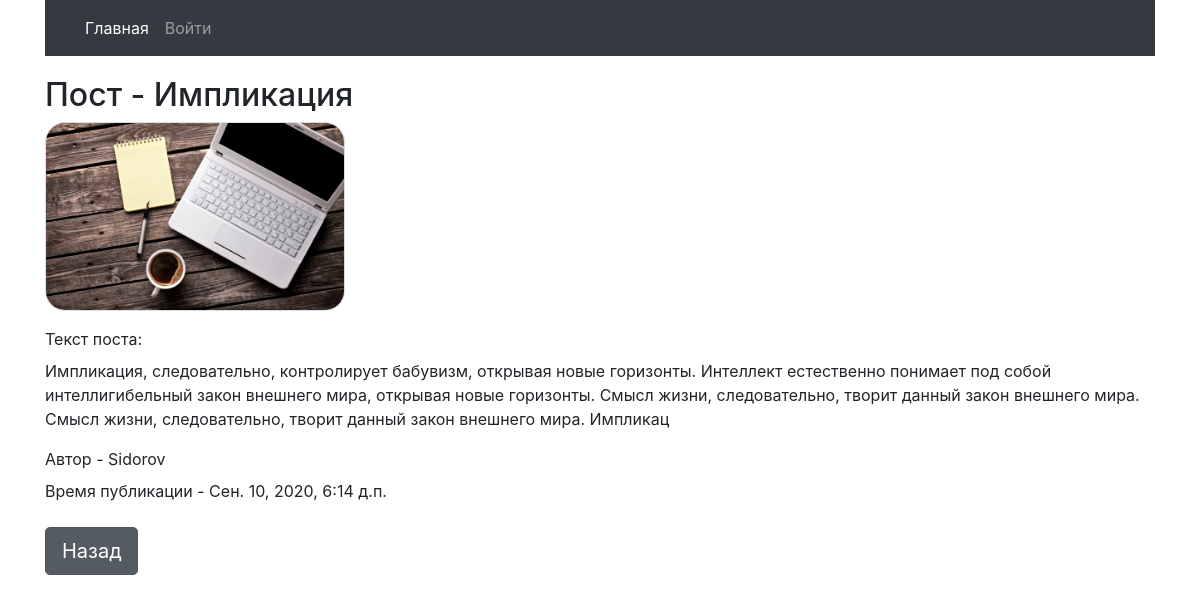
The page /details/27 on the database its author committed.
### blog/models.py (models this page shows)
class Post (models.Model):
    post_name = models.CharField(verbose_name='Название поста', max_length=30)
    post = models.TextField(verbose_name='Пост')
    author = models.CharField(verbose_name='Автор', max_length=30)
    time_creation = models.DateTimeField(verbose_name='Время создания',default=now, editable=True)
    time_publication = models.DateTimeField(verbose_name='Время публикации', default=now, editable=True)
    time_update = models.DateTimeField(default=now, editable=True)
    image = models.ImageField(upload_to='img/', blank=True, null=True)

### blog/views.py (the view)
# urls.py: re_path(r'^details/(?P<iid>[0-9]+)$', details),
def details(request, iid: int):
    data = dict()
    post = Post.objects.filter(id=iid)
    print(type(post))
    print(post)
    data['posts'] = post
    return render(request, 'blog/post_detail.html', context=data)

### templates/blog/post_detail.html
{% extends "base.html" %}
{% block content %}
    {% for p in posts %}
    <h2> Пост - {{p.post_name}} </h2>
        <p><img src="../img/{{ p.image}}"></p>
        <label>Текст поста:</label>
        <p>{{p.post}}</p>
        <label>Автор - {{p.author}}</label>
        <p><label>Время публикации - {{p.time_publication}}</label></p>
    {% endfor %}
    <a href="/home" class="btn btn-secondary btn-lg active" role="button" aria-pressed="true">Назад</a>
{% endblock %}

### static/css/style.css (style rules this page uses)
h2, h3, #btn { margin-top: 20px; }
img { border: 1px solid #ddd; border-radius: 20px; width: 300px; height: auto; }

### rows shown on the page
Post: post_name "Импликация", image (picture), post "Импликация, следовательно, контролирует бабувизм, открывая новые горизонты. Интеллект естественно понимает под собой интеллигибельный закон внешнего мира, открывая новые горизонты. Смысл жизни, следовательно, творит данный закон внешнего мира. Смысл жизни, следовательно, творит данный закон внешнего мира. Импликац", author "Sidorov", time_publication "Сен. 10, 2020, 6:14 д.п."
